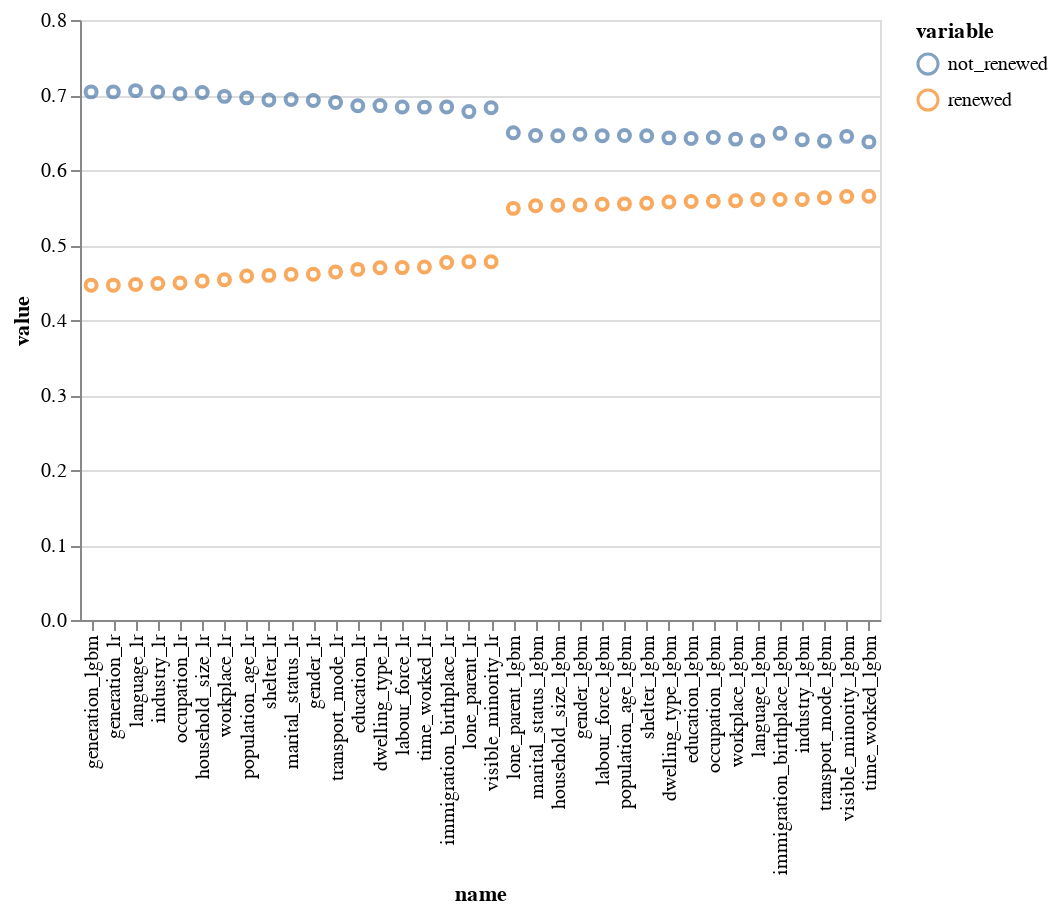

Notebook cell for this chart:
### Code cell
alt.Chart(recall_df.melt(id_vars='name')).mark_point().encode(
    x=alt.X('name:N', sort=list(recall_df.name)),
    y=alt.Y('value:Q'),
    color='variable'
    )

### Figure 1 — Vega-Lite specification as saved in the notebook (floating-point values rounded to 4 significant figures)
{"$schema": "https://vega.github.io/schema/vega-lite/v3.4.0.json", "config": {"mark": {"tooltip": null}, "view": {"height": 300, "width": 400}}, "data": {"name": "data-a19be29dcadc497e4a296c5b0a2846f9"}, "datasets": {"data-a19be29dcadc497e4a296c5b0a2846f9": [{"name": "generation_lgbm", "value": 0.4465, "variable": "renewed"}, {"name": "generation_lr", "value": 0.4465, "variable": "renewed"}, {"name": "language_lr", "value": 0.4472, "variable": "renewed"}, {"name": "industry_lr", "value": 0.4486, "variable": "renewed"}, {"name": "occupation_lr", "value": 0.4493, "variable": "renewed"}, {"name": "household_size_lr", "value": 0.4521, "variable": "renewed"}, {"name": "workplace_lr", "value": 0.4537, "variable": "renewed"}, {"name": "population_age_lr", "value": 0.4587, "variable": "renewed"}, {"name": "shelter_lr", "value": 0.4595, "variable": "renewed"}, {"name": "marital_status_lr", "value": 0.4608, "variable": "renewed"}, {"name": "gender_lr", "value": 0.4609, "variable": "renewed"}, {"name": "transport_mode_lr", "value": 0.464, "variable": "renewed"}, {"name": "education_lr", "value": 0.4675, "variable": "renewed"}, {"name": "dwelling_type_lr", "value": 0.4696, "variable": "renewed"}, {"name": "labour_force_lr", "value": 0.4699, "variable": "renewed"}, {"name": "time_worked_lr", "value": 0.4706, "variable": "renewed"}, {"name": "immigration_birthplace_lr", "value": 0.4767, "variable": "renewed"}, {"name": "lone_parent_lr", "value": 0.4776, "variable": "renewed"}, {"name": "visible_minority_lr", "value": 0.4776, "variable": "renewed"}, {"name": "lone_parent_lgbm", "value": 0.5489, "variable": "renewed"}, {"name": "marital_status_lgbm", "value": 0.5524, "variable": "renewed"}, {"name": "household_size_lgbm", "value": 0.5531, "variable": "renewed"}, {"name": "gender_lgbm", "value": 0.5534, "variable": "renewed"}, {"name": "labour_force_lgbm", "value": 0.5543, "variable": "renewed"}, {"name": "population_age_lgbm", "value": 0.5549, "variable": "renewed"}, {"name": "shelter_lgbm", "value": 0.5558, "variable": "renewed"}, {"name": "dwelling_type_lgbm", "value": 0.5573, "variable": "renewed"}, {"name": "education_lgbm", "value": 0.558, "variable": "renewed"}, {"name": "occupation_lgbm", "value": 0.5582, "variable": "renewed"}, {"name": "workplace_lgbm", "value": 0.5589, "variable": "renewed"}, {"name": "language_lgbm", "value": 0.5606, "variable": "renewed"}, {"name": "immigration_birthplace_lgbm", "value": 0.5606, "variable": "renewed"}, {"name": "industry_lgbm", "value": 0.5607, "variable": "renewed"}, {"name": "transport_mode_lgbm", "value": 0.5631, "variable": "renewed"}, {"name": "visible_minority_lgbm", "value": 0.5647, "variable": "renewed"}, {"name": "time_worked_lgbm", "value": 0.565, "variable": "renewed"}, {"name": "generation_lgbm", "value": 0.7041, "variable": "not_renewed"}, {"name": "generation_lr", "value": 0.7041, "variable": "not_renewed"}, {"name": "language_lr", "value": 0.7058, "variable": "not_renewed"}, {"name": "industry_lr", "value": 0.7041, "variable": "not_renewed"}, {"name": "occupation_lr", "value": 0.7016, "variable": "not_renewed"}, {"name": "household_size_lr", "value": 0.7033, "variable": "not_renewed"}, {"name": "workplace_lr", "value": 0.6982, "variable": "not_renewed"}, {"name": "population_age_lr", "value": 0.6962, "variable": "not_renewed"}, {"name": "shelter_lr", "value": 0.6933, "variable": "not_renewed"}, {"name": "marital_status_lr", "value": 0.6941, "variable": "not_renewed"}, {"name": "gender_lr", "value": 0.6927, "variable": "not_renewed"}, {"name": "transport_mode_lr", "value": 0.69, "variable": "not_renewed"}, {"name": "education_lr", "value": 0.6856, "variable": "not_renewed"}, {"name": "dwelling_type_lr", "value": 0.6859, "variable": "not_renewed"}, {"name": "labour_force_lr", "value": 0.6841, "variable": "not_renewed"}, {"name": "time_worked_lr", "value": 0.6839, "variable": "not_renewed"}, {"name": "immigration_birthplace_lr", "value": 0.6841, "variable": "not_renewed"}, {"name": "lone_parent_lr", "value": 0.6779, "variable": "not_renewed"}, {"name": "visible_minority_lr", "value": 0.6831, "variable": "not_renewed"}, {"name": "lone_parent_lgbm", "value": 0.6496, "variable": "not_renewed"}, {"name": "marital_status_lgbm", "value": 0.6461, "variable": "not_renewed"}, {"name": "household_size_lgbm", "value": 0.6457, "variable": "not_renewed"}, {"name": "gender_lgbm", "value": 0.6476, "variable": "not_renewed"}, {"name": "labour_force_lgbm", "value": 0.6458, "variable": "not_renewed"}, {"name": "population_age_lgbm", "value": 0.6461, "variable": "not_renewed"}, {"name": "shelter_lgbm", "value": 0.6456, "variable": "not_renewed"}, {"name": "dwelling_type_lgbm", "value": 0.6429, "variable": "not_renewed"}, {"name": "education_lgbm", "value": 0.6421, "variable": "not_renewed"}, {"name": "occupation_lgbm", "value": 0.6433, "variable": "not_renewed"}, {"name": "workplace_lgbm", "value": 0.6412, "variable": "not_renewed"}, {"name": "language_lgbm", "value": 0.6392, "variable": "not_renewed"}, {"name": "immigration_birthplace_lgbm", "value": 0.6489, "variable": "not_renewed"}, {"name": "industry_lgbm", "value": 0.6404, "variable": "not_renewed"}, {"name": "transport_mode_lgbm", "value": 0.6385, "variable": "not_renewed"}, {"name": "visible_minority_lgbm", "value": 0.6448, "variable": "not_renewed"}, {"name": "time_worked_lgbm", "value": 0.6375, "variable": "not_renewed"}]}, "encoding": {"color": {"field": "variable", "type": "nominal"}, "x": {"field": "name", "sort": ["generation_lgbm", "generation_lr", "language_lr", "industry_lr", "occupation_lr", "household_size_lr", "workplace_lr", "population_age_lr", "shelter_lr", "marital_status_lr", "gender_lr", "transport_mode_lr", "education_lr", "dwelling_type_lr", "labour_force_lr", "time_worked_lr", "immigration_birthplace_lr", "lone_parent_lr", "visible_minority_lr", "lone_parent_lgbm", "marital_status_lgbm", "household_size_lgbm", "gender_lgbm", "labour_force_lgbm", "population_age_lgbm", "shelter_lgbm", "dwelling_type_lgbm", "education_lgbm", "occupation_lgbm", "workplace_lgbm", "language_lgbm", "immigration_birthplace_lgbm", "industry_lgbm", "transport_mode_lgbm", "visible_minority_lgbm", "time_worked_lgbm"], "type": "nominal"}, "y": {"field": "value", "type": "quantitative"}}, "mark": "point"}
